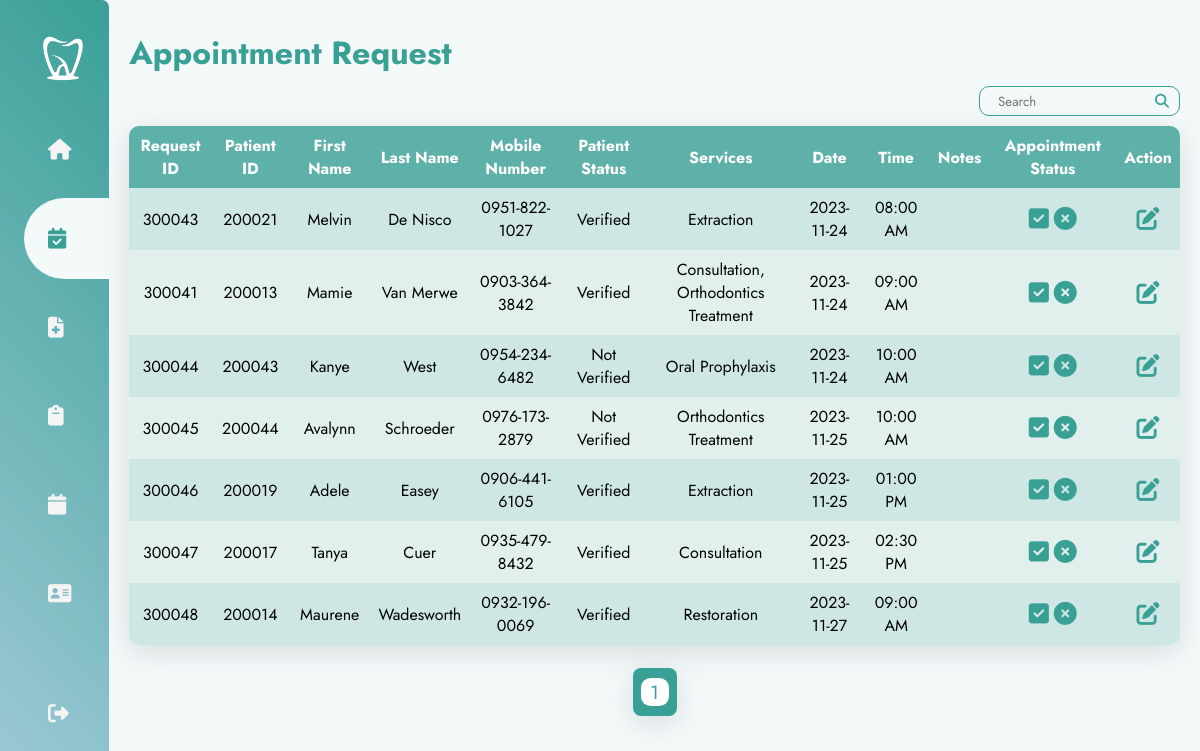
The page /pages/appointmentRequest.php (signed in) on the database as committed earlier.
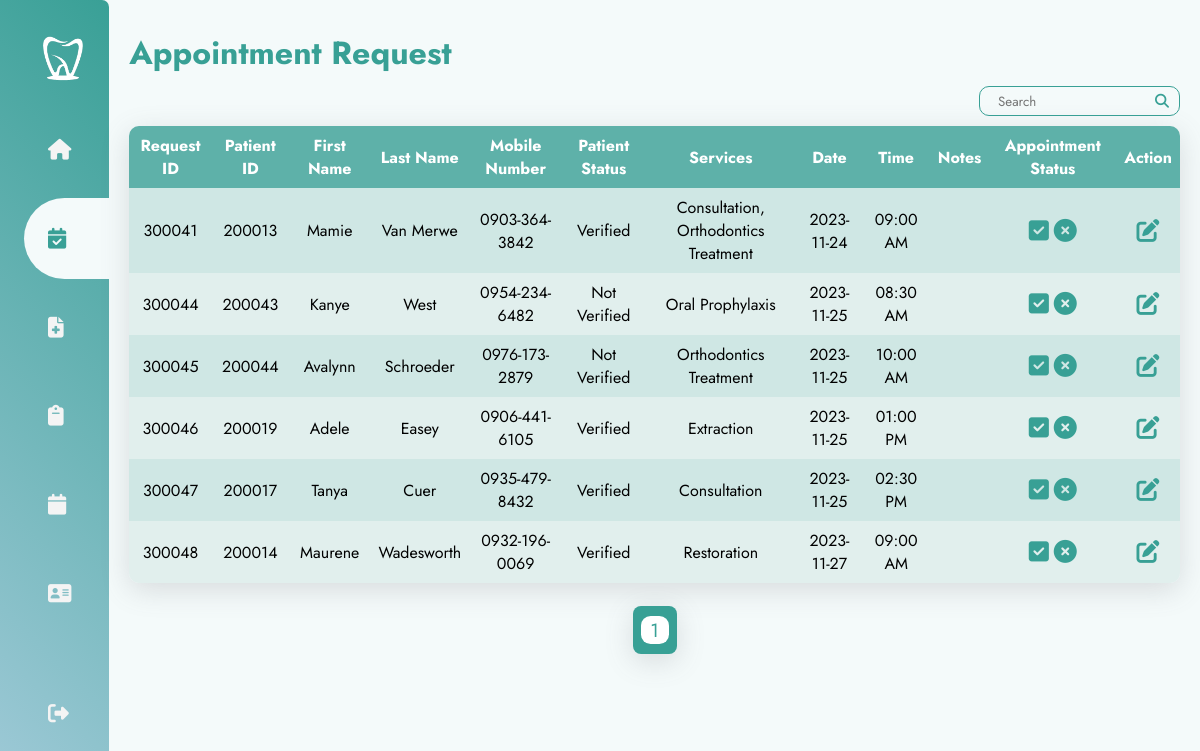
The same page on the database as committed later.
### tables this page shows
CREATE TABLE `requests` (
  `requestID` int(10) NOT NULL,
  `patientID` int(10) DEFAULT NULL,
  `requestServices` varchar(150) DEFAULT NULL,
  `requestDate` date DEFAULT NULL,
  `requestTime` time DEFAULT NULL,
  `requestNotes` text DEFAULT NULL,
  `requestStatus` varchar(10) DEFAULT 'Pending'
);

CREATE TABLE `patients` (
  `patientID` int(10) NOT NULL,
  `patientFirstName` varchar(30) DEFAULT NULL,
  `patientLastName` varchar(30) DEFAULT NULL,
  `patientAge` int(11) DEFAULT NULL,
  `patientSex` varchar(10) DEFAULT NULL,
  `patientMobileNo` varchar(15) DEFAULT NULL,
  `patientEmail` varchar(70) DEFAULT NULL,
  `patientAddress` varchar(100) DEFAULT NULL,
  `patientOccupation` varchar(30) DEFAULT NULL,
  `patientBalance` decimal(15,2) DEFAULT 0.00,
  `patientStatus` varchar(15) DEFAULT 'Not Verified'
);

### pages/appointmentRequest.php (the view, shortened to what the changed rows need)
<?php
  include("../phpFiles/dbConnect.php");
  $searchKeyword = isset($_GET['searchKeyword']) ? $_GET['searchKeyword'] : '';
  $recordPerPage = 13;
  if (isset($_GET["page"])) {
      $page = $_GET["page"];
  }
  else {
      $page = 1;
  }
  $startPage = ($page-1) * $recordPerPage;
  $sql = "SELECT requests.requestID, requests.patientID, patients.patientFirstName, patients.patientLastName, patients.patientMobileNo, patients.patientStatus, requests.requestServices, requests.requestDate, requests.requestTime, requests.requestNotes, requests.requestStatus
          FROM requests
          LEFT JOIN patients ON requests.patientID = patients.patientID
          WHERE requests.requestStatus ='Pending'";
  $sql .= " ORDER BY requests.requestDate ASC, requests.requestTime ASC LIMIT $startPage, $recordPerPage;";
  $result = $conn->query($sql);
?>
<!DOCTYPE html>
<html lang="en">
<head>
    <link rel="stylesheet" href="../styles/transaction.css">
    <?php include('header.php'); ?>
</head>
<body>
    <div class="container">
        <?php
            if($_SESSION["accRole"] == "Admin"){
                include('adminSidebar.php');
            }else{
                include('sidebar.php');
            }
        ?>
        <main>
          <h1>Appointment Request</h1>
          <div class="main-content">
            <?php
              echo "<table>";
              echo "<tr><th>Request ID</th><th>Patient ID</th><th>First Name</th><th>Last Name</th><th>Mobile Number</th><th>Patient Status</th><th>Services</th><th>Date</th><th>Time</th><th>Notes</th><th>Appointment Status</th><th>Action</th></tr>";
              if ($result->num_rows > 0) {
                  while ($row = $result->fetch_assoc()) {
                    echo "<tr>";
                    echo "<td>" . $row["requestID"] . "</td>";
                    echo "<td>" . $row["patientID"] . "</td>";
                    echo "<td>" . $row["patientFirstName"] . "</td>";
                    echo "<td>" . $row["patientLastName"] . "</td>";
                    echo "<td>" . $row["patientMobileNo"] . "</td>";
                    echo "<td>" . $row["patientStatus"] . "</td>";
                    echo "<td>" . $row["requestServices"] . "</td>";
                    echo "<td>" . $row["requestDate"] . "</td>";
                    echo "<td>" . " ". date("h:i A",strtotime($row["requestTime"])) . " ". "</td>";
                    echo "<td>" . $row["requestNotes"] . "</td>";
                    echo "<td>";
                    echo "<div class='action-buttons'>
                            <form action='appointmentRequest.php' method='post'>
                                <input type='hidden' name='requestID' value='{$row['requestID']}'>
                                <button type='submit' name='approved' id='approve' onclick = 'return confirm(\"Are you sure you want to approve this appointment?\");'><i class='fas fa-check-square'></i></button>
                                <button type='submit' name='declined' id='decline' onclick = 'return confirm(\"Are you sure you want to decline this appointment?\");'><i class='fas fa-times-circle'></i></button>
                            </form>";
                    echo "</div>";
                    echo "</td>";
                    echo "<td>
                            <div class='action-buttons'>
                              <form action='appointmentRequestUpdate.php' method='post'>
                                  <input type='hidden' name='requestID' value='{$row['requestID']}'>
                                  <input type='hidden' name='requestStatus' value='{$row['requestStatus']}'>
                                  <button type='submit' onclick='openPopup()'><i class='fas fa-edit'></i></button>
                              </div>
                              </form>
                          </td>";
                    echo "</tr>";
                  }
                  echo "</div>";
                } else {
                    echo "<tr><td colspan = '12' id = 'noRes'>No Results</td></tr>";
                }
                echo "</table><br>";
            ?>
            <div class = "paginationCont">
                <div class = "paginationMain">
                    <?php
                        $query = "SELECT COUNT(*)
                        FROM requests
                        LEFT JOIN patients ON requests.patientID = patients.patientID
                        WHERE requests.requestStatus ='Pending'";
                        $baseUrl = "appointmentRequest.php";
                        if (!empty($searchKeyword)) {
                            $query .= " AND (patients.patientFirstName LIKE '%$searchKeyword%' OR patients.patientLastName LIKE '%$searchKeyword%' OR patients.patientMobileNo LIKE '%$searchKeyword%' OR requests.requestID LIKE '%$searchKeyword%' OR requests.patientID LIKE '%$searchKeyword%' OR requests.requestDate LIKE '%$searchKeyword%' OR requests.requestTime LIKE '%$searchKeyword%' OR requests.requestServices LIKE '%$searchKeyword%')";
                            $baseUrl .= "?searchKeyword=$searchKeyword";
                        }else{
                            $baseUrl .= "?";
                        }
                        include("../pages/pagination.php");
                    ?>
                </div>
          </div>
        </main>
  </div>
</body>
</html>

### pages/pagination.php (shortened to what the changed rows need)
<?php
include("../phpFiles/dbConnect.php");
$query .= ";";
$countRes = mysqli_query($conn, $query);
$row = mysqli_fetch_row($countRes);
$totalRecords = $row[0];
$totalPages = ceil($totalRecords / $recordPerPage);
$start = max(1, $page - 2);
$end = min($start + 4, $totalPages);
    if ($totalPages - $page < 4) {
        $start = max(1, $totalPages - 4);
        $end = $totalPages;
    }
    for ($i=$start; $i<=$end; $i++) {
        if ($i == $page) {
            $status = 'active';
        }
        else {
            $status = 'notActive';
        }
        echo "<a class = '$status' href='$baseUrl&page=".$i."'><p>".$i."</p></a>";
    }
?>

Rows that differ between the two databases and show on the page:
no longer on this page (row edited): requests: requestID "300043", patientID "200021", patientID.patientFirstName "Melvin", patientID.patientLastName "De Nisco", patientID.patientMobileNo "0951-822-1027", patientID.patientStatus "Verified", requestServices "Extraction", requestDate "2023-11-24", requestTime "08:00 AM"
changed requests "Oral Prophylaxis": requestDate "2023-11-24" → "2023-11-25"; requestTime "10:00 AM" → "08:30 AM"
